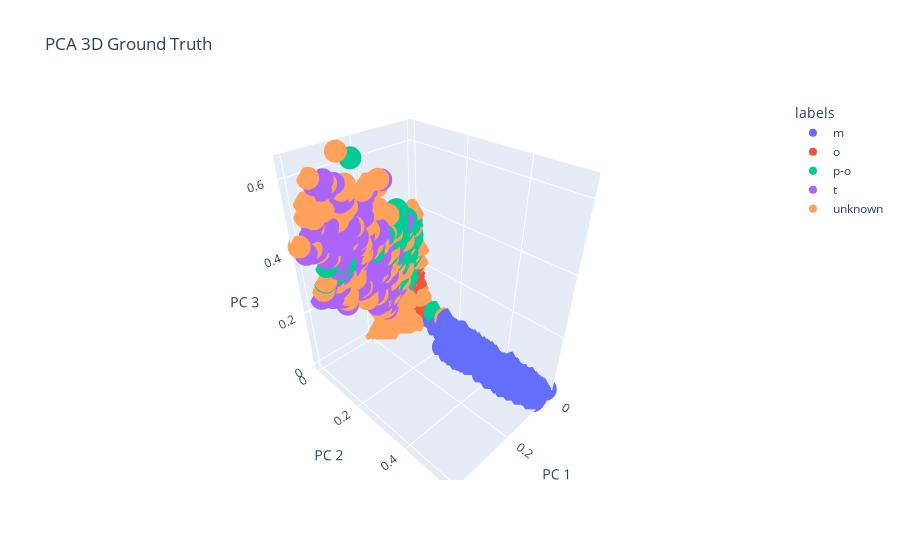

Here is the notebook cell this chart was saved with:
### Code cell
import plotly.express as px
fig = px.scatter_3d(
    W_df, x='x1', y='x2', z='x3', color=W_df['labels'],
    labels={'x1': 'PC 1', 'x2': 'PC 2', 'x3': 'PC 3'}, title='PCA 3D Ground Truth'
)
fig.show()

### Figure 1 — Plotly figure (JSON) as saved in the notebook; plotly's stock layout.template omitted (floating-point values rounded to 4 significant figures; data arrays with more than 128 entries replaced by an {"elided": "..."} marker saying what was removed)
{"data": [{"hovertemplate": "labels=m<br>PC 1=%{x}<br>PC 2=%{y}<br>PC 3=%{z}<extra></extra>", "legendgroup": "m", "marker": {"color": "#636efa", "symbol": "circle"}, "mode": "markers", "name": "m", "scene": "scene", "showlegend": true, "type": "scatter3d", "x": {"elided": "459 float values"}, "y": {"elided": "459 float values"}, "z": {"elided": "459 float values"}}, {"hovertemplate": "labels=o<br>PC 1=%{x}<br>PC 2=%{y}<br>PC 3=%{z}<extra></extra>", "legendgroup": "o", "marker": {"color": "#EF553B", "symbol": "circle"}, "mode": "markers", "name": "o", "scene": "scene", "showlegend": true, "type": "scatter3d", "x": {"elided": "345 float values"}, "y": {"elided": "345 float values"}, "z": {"elided": "345 float values"}}, {"hovertemplate": "labels=p-o<br>PC 1=%{x}<br>PC 2=%{y}<br>PC 3=%{z}<extra></extra>", "legendgroup": "p-o", "marker": {"color": "#00cc96", "symbol": "circle"}, "mode": "markers", "name": "p-o", "scene": "scene", "showlegend": true, "type": "scatter3d", "x": {"elided": "374 float values"}, "y": {"elided": "374 float values"}, "z": {"elided": "374 float values"}}, {"hovertemplate": "labels=t<br>PC 1=%{x}<br>PC 2=%{y}<br>PC 3=%{z}<extra></extra>", "legendgroup": "t", "marker": {"color": "#ab63fa", "symbol": "circle"}, "mode": "markers", "name": "t", "scene": "scene", "showlegend": true, "type": "scatter3d", "x": {"elided": "281 float values"}, "y": {"elided": "281 float values"}, "z": {"elided": "281 float values"}}, {"hovertemplate": "labels=unknown<br>PC 1=%{x}<br>PC 2=%{y}<br>PC 3=%{z}<extra></extra>", "legendgroup": "unknown", "marker": {"color": "#FFA15A", "symbol": "circle"}, "mode": "markers", "name": "unknown", "scene": "scene", "showlegend": true, "type": "scatter3d", "x": {"elided": "266 float values"}, "y": {"elided": "266 float values"}, "z": {"elided": "266 float values"}}], "layout": {"legend": {"title": {"text": "labels"}, "tracegroupgap": 0}, "scene": {"domain": {"x": [0, 1], "y": [0, 1]}, "xaxis": {"title": {"text": "PC 1"}}, "yaxis": {"title": {"text": "PC 2"}}, "zaxis": {"title": {"text": "PC 3"}}}, "title": {"text": "PCA 3D Ground Truth"}}}
